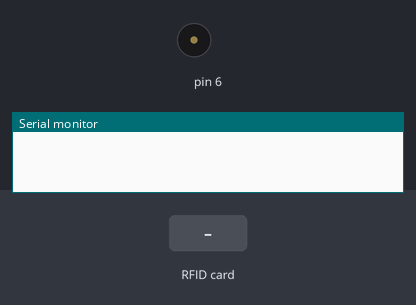
Simulated run of this sketch. Board: Arduino Uno, built with avr-gcc and run on an emulated ATmega328P. Shown: buzzer (waves = sounding), the last lines printed to the serial monitor. The test bench sets the inputs (shaded band).

Above: at 1.2 s.
1.3 s: RFID card 5E 7A 19 C4 held to the reader
At 2.22 s:
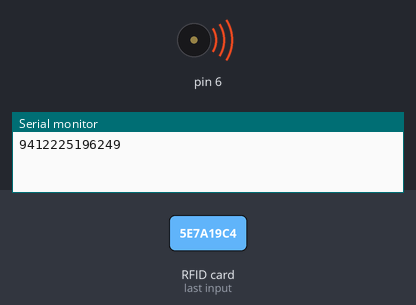
Timing chart, 0 to 4.3 s (numbered marks = the images above; inputs shaded):
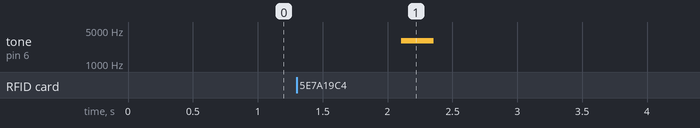

Measured:
- after the input at 1.3 s, tone on pin 6: silent → 3000 Hz after 0.80 s, → silent 0.25 s later

The sketch:

FNTGPT5JL47HLTX.ino
```cpp
/*
* Pin layout should be as follows (on Arduino Uno):
* MOSI: Pin 11 / ICSP-4
* MISO: Pin 12 / ICSP-1
* SCK: Pin 13 / ISCP-3
* SS/SDA: Pin 10
* RST: Pin 9
*/

#include <SPI.h>
#include <RFID.h>


#define SS_PIN 10
#define RST_PIN 9

RFID rfid(SS_PIN,RST_PIN);


void setup(){

    Serial.begin(9600);
    SPI.begin();
    rfid.init();
    pinMode(6, OUTPUT);

}

void loop(){
    String rid = "";

    if(rfid.isCard()){

        if(rfid.readCardSerial()){
              for(int i=0;i<sizeof(rfid.serNum);i++)
              {
              rid +=  String(rfid.serNum[i],DEC);
              //Serial.print(RC522.serNum[i],HEX); //to print card detail in Hexa Decimal format
              }
              Serial.print(rid);

                tone(6,3000);
                delay(250);
                 noTone(6);
        }


    }


    delay(1000);
    rfid.halt();

}
```
